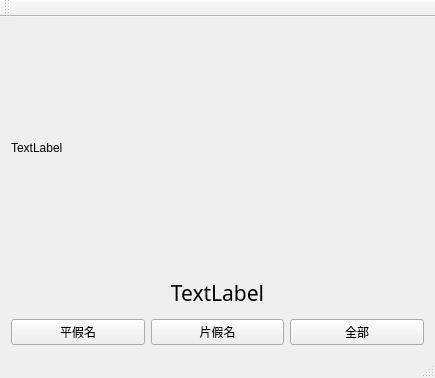
<?xml version="1.0" encoding="UTF-8"?>
<ui version="4.0">
 <class>MainWindow</class>
 <widget class="QMainWindow" name="MainWindow">
  <property name="geometry">
   <rect>
    <x>0</x>
    <y>0</y>
    <width>435</width>
    <height>378</height>
   </rect>
  </property>
  <property name="windowTitle">
   <string>MainWindow</string>
  </property>
  <widget class="QWidget" name="centralWidget">
   <layout class="QGridLayout" name="gridLayout">
    <item row="2" column="0">
     <widget class="QPushButton" name="pushButton">
      <property name="text">
       <string>平假名</string>
      </property>
     </widget>
    </item>
    <item row="2" column="1">
     <widget class="QPushButton" name="next_k">
      <property name="text">
       <string>片假名</string>
      </property>
     </widget>
    </item>
    <item row="2" column="2">
     <widget class="QPushButton" name="next_all">
      <property name="text">
       <string>全部</string>
      </property>
     </widget>
    </item>
    <item row="0" column="0" colspan="3">
     <widget class="QLabel" name="image">
      <property name="text">
       <string>TextLabel</string>
      </property>
     </widget>
    </item>
    <item row="1" column="0" colspan="3">
     <widget class="QLabel" name="text">
      <property name="maximumSize">
       <size>
        <width>16777215</width>
        <height>40</height>
       </size>
      </property>
      <property name="font">
       <font>
        <family>微软雅黑</family>
        <pointsize>16</pointsize>
       </font>
      </property>
      <property name="text">
       <string>TextLabel</string>
      </property>
      <property name="alignment">
       <set>Qt::AlignCenter</set>
      </property>
     </widget>
    </item>
   </layout>
  </widget>
  <widget class="QMenuBar" name="menuBar">
   <property name="geometry">
    <rect>
     <x>0</x>
     <y>0</y>
     <width>435</width>
     <height>21</height>
    </rect>
   </property>
  </widget>
  <widget class="QToolBar" name="mainToolBar">
   <attribute name="toolBarArea">
    <enum>TopToolBarArea</enum>
   </attribute>
   <attribute name="toolBarBreak">
    <bool>false</bool>
   </attribute>
  </widget>
  <widget class="QStatusBar" name="statusBar"/>
 </widget>
 <layoutdefault spacing="6" margin="11"/>
 <resources/>
 <connections/>
</ui>
